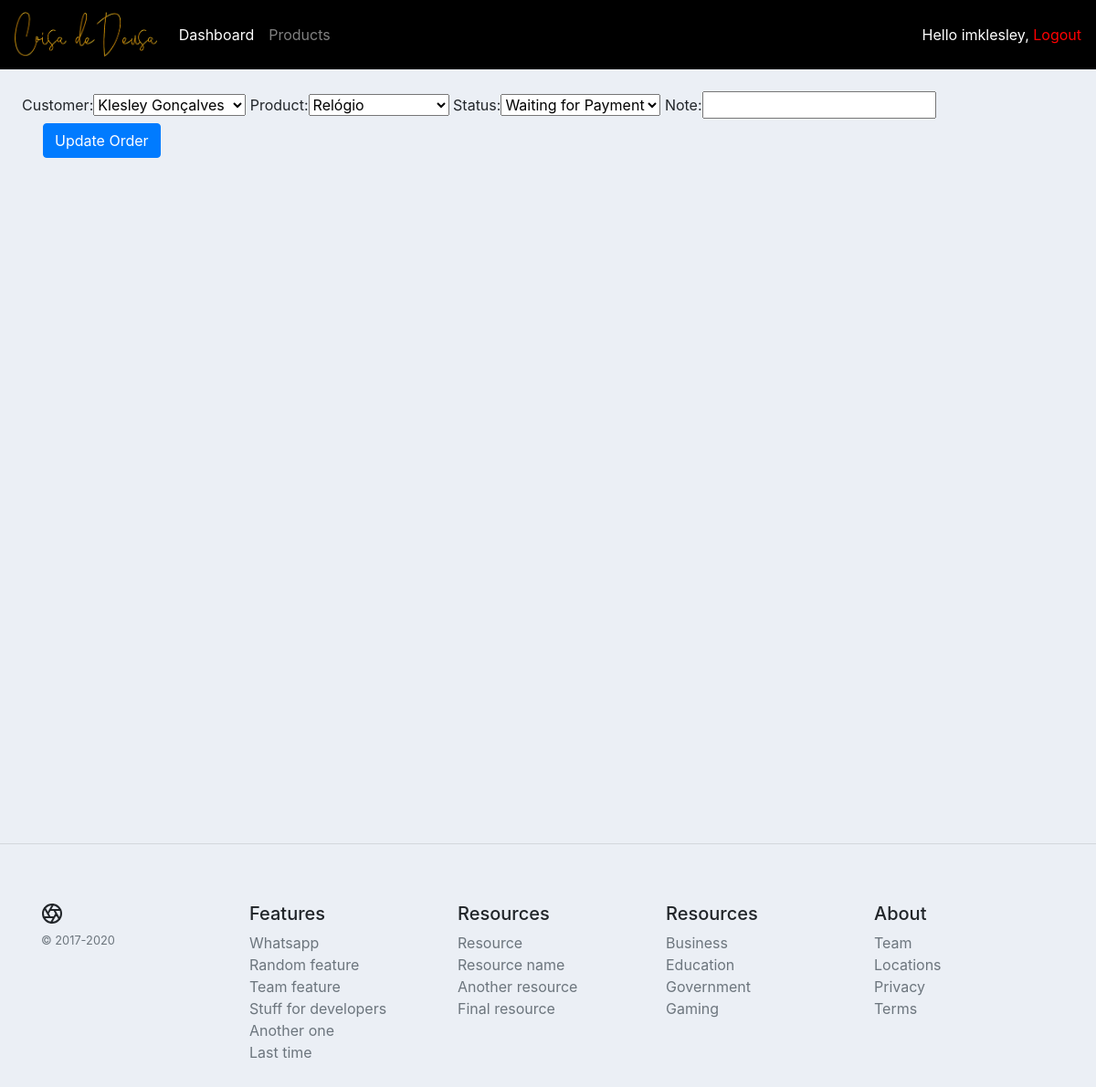
The page /update_order/2/ (signed in) on the database its author committed.
### accounts/models.py (models this page shows, shortened)
class Order(models.Model):
    STATUS = [
        ('Waiting for Payment', 'Waiting for Payment'),
        ('Preparation', 'Preparation'),
        ('Out for delivery', 'Out for delivery'),
        ('Delivered', 'Delivered')
    ]
    customer = models.ForeignKey(Customer, null=True, on_delete=models.SET_NULL)
    product = models.ForeignKey(Product, null=True, on_delete=models.SET_NULL)
    status = models.CharField(max_length=255, choices=STATUS, default=STATUS[0], null=True, )
    date_created = models.DateTimeField(auto_now_add=True, null=True)
    note = models.CharField(max_length=1000, null=True)

### accounts/decorators.py (the view)
        def wrapper_func(request, *args, **kwargs):
            group = None
            if request.user.groups.exists():
                group = request.user.groups.all()[0].name
                if group in allowed_roles:
                    return view(request, *args, **kwargs)
                else:
                    return HttpResponse('You are not authorized to acess this!!')

### accounts/forms.py
class OrderForm(ModelForm):
    class Meta:
        model = Order
        fields = '__all__'

### accounts/models.py (called while the page is built)
    def __str__(self):
        return self.name

    def __str__(self):
        return self.name

### accounts/views.py (called while the page is built, shortened)
@login_required(login_url='login_page')
@allowed_users(allowed_roles=['admin'])
def update_order(request, pk):
    context = {}
    order = Order.objects.get(id=pk)
    form = OrderForm(instance=order)
    context['form'] = form
    return render(request, 'accounts/update_order.html', context)

### accounts/templates/accounts/update_order.html (shortened to what this page needs)
{% extends 'base.html' %}
{% load static %}
{% block content %}
    <form action="" method="POST">
    {{ form }}
    <button class="btn btn-primary" style="margin: 0 2%" name="submit">Update Order</button>
</form>
{% endblock %}

### templates/snippet/navbar.html (shortened to what this page needs)
{% load static %}
<nav class="navbar navbar-expand-lg navbar-dark bg-black">
    <a class="navbar-brand" href="{% url 'home' %}"><img src="{% static 'images/logo.png' %}"
                                                         alt="Coisa de Deusa, Loja Boutique Instagram Roupas Femininas Belas"
                                                         height="50"></a>
    <div class="collapse navbar-collapse" id="navbarNavAltMarkup">
        <div class="navbar-nav">
            {% if request.user.is_staff %}
                <a class="nav-item nav-link active" href="{% url 'home' %}">Dashboard</a>
                <a class="nav-item nav-link" href="{% url 'products' %}">Products</a>
            {% else %}
                <a class="nav-item nav-link" href="{% url 'account_settings' %}">Settings</a>
            {% endif %}
        </div>
    </div>
    <span style="color: white">Hello {{ request.user }}, <a style="text-decoration: none; color: red"
                                                            href="{% url 'logout' %}">Logout</a> </span>
</nav>

### static/css/main.css (style rules this page uses)
body { background-color: #ebeff5; }
.bg-black { background-color: black; }

### rows shown on the page
Order: customer "Klesley Gonçalves", product "Relógio", status "Waiting for Payment"

### other values the page prints
{{ request.user }} "imklesley"
